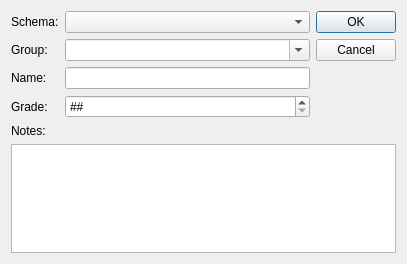
<?xml version="1.0" encoding="UTF-8"?>
<ui version="4.0">
 <class>MetaSQLSaveParameters</class>
 <widget class="QDialog" name="MetaSQLSaveParameters">
  <property name="geometry">
   <rect>
    <x>0</x>
    <y>0</y>
    <width>407</width>
    <height>264</height>
   </rect>
  </property>
  <property name="windowTitle">
   <string>MetaSQL Save Parameters</string>
  </property>
  <layout class="QGridLayout" name="gridLayout">
   <item row="0" column="0">
    <layout class="QFormLayout" name="formLayout">
     <item row="0" column="0">
      <widget class="QLabel" name="_schemaLit">
       <property name="text">
        <string>Schema:</string>
       </property>
      </widget>
     </item>
     <item row="1" column="0">
      <widget class="QLabel" name="_groupLit">
       <property name="text">
        <string>Group:</string>
       </property>
      </widget>
     </item>
     <item row="2" column="0">
      <widget class="QLabel" name="_nameLit">
       <property name="text">
        <string>Name:</string>
       </property>
      </widget>
     </item>
     <item row="0" column="1">
      <widget class="QComboBox" name="_schema"/>
     </item>
     <item row="1" column="1">
      <widget class="QComboBox" name="_group">
       <property name="editable">
        <bool>true</bool>
       </property>
       <property name="insertPolicy">
        <enum>QComboBox::InsertAlphabetically</enum>
       </property>
      </widget>
     </item>
     <item row="2" column="1">
      <widget class="QLineEdit" name="_name"/>
     </item>
     <item row="3" column="0">
      <widget class="QLabel" name="_gradeLit">
       <property name="text">
        <string>Grade:</string>
       </property>
      </widget>
     </item>
     <item row="3" column="1">
      <widget class="QSpinBox" name="_grade">
       <property name="specialValueText">
        <string>##</string>
       </property>
       <property name="minimum">
        <number>-1</number>
       </property>
       <property name="value">
        <number>-1</number>
       </property>
      </widget>
     </item>
    </layout>
   </item>
   <item row="0" column="1">
    <widget class="QDialogButtonBox" name="buttonBox">
     <property name="orientation">
      <enum>Qt::Vertical</enum>
     </property>
     <property name="standardButtons">
      <set>QDialogButtonBox::Cancel|QDialogButtonBox::Ok</set>
     </property>
    </widget>
   </item>
   <item row="2" column="0" colspan="2">
    <widget class="QPlainTextEdit" name="_notes">
     <property name="font">
      <font>
       <family>Courier New</family>
      </font>
     </property>
    </widget>
   </item>
   <item row="1" column="0">
    <widget class="QLabel" name="_notesLit">
     <property name="text">
      <string>Notes:</string>
     </property>
    </widget>
   </item>
  </layout>
 </widget>
 <resources/>
 <connections>
  <connection>
   <sender>buttonBox</sender>
   <signal>accepted()</signal>
   <receiver>MetaSQLSaveParameters</receiver>
   <slot>accept()</slot>
   <hints>
    <hint type="sourcelabel">
     <x>248</x>
     <y>254</y>
    </hint>
    <hint type="destinationlabel">
     <x>157</x>
     <y>274</y>
    </hint>
   </hints>
  </connection>
  <connection>
   <sender>buttonBox</sender>
   <signal>rejected()</signal>
   <receiver>MetaSQLSaveParameters</receiver>
   <slot>reject()</slot>
   <hints>
    <hint type="sourcelabel">
     <x>316</x>
     <y>260</y>
    </hint>
    <hint type="destinationlabel">
     <x>286</x>
     <y>274</y>
    </hint>
   </hints>
  </connection>
 </connections>
</ui>
